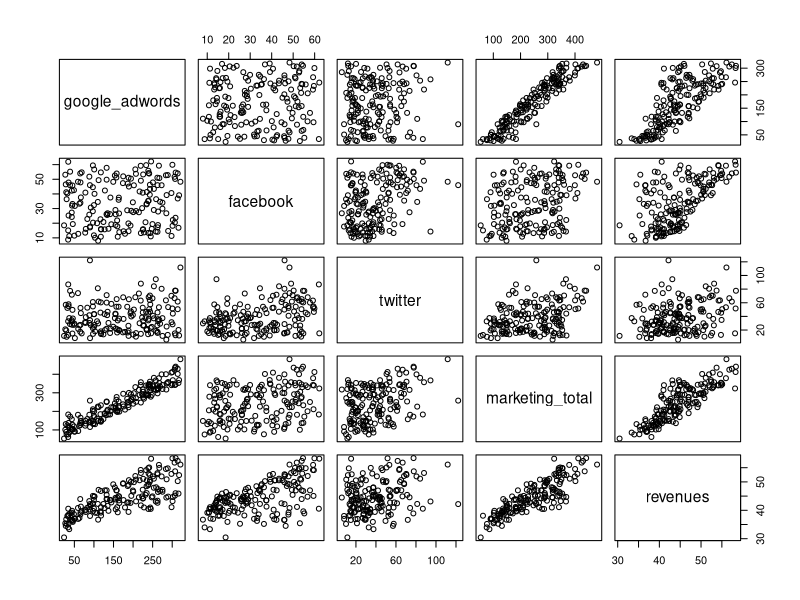
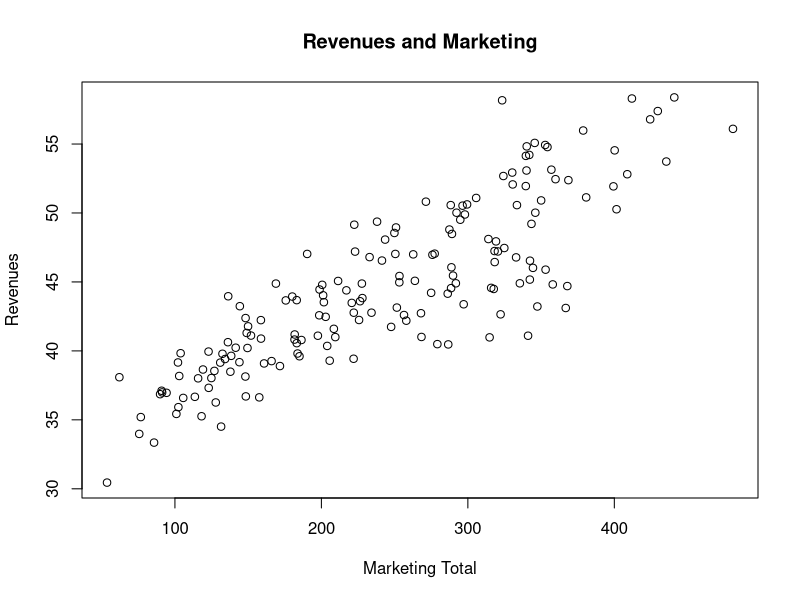
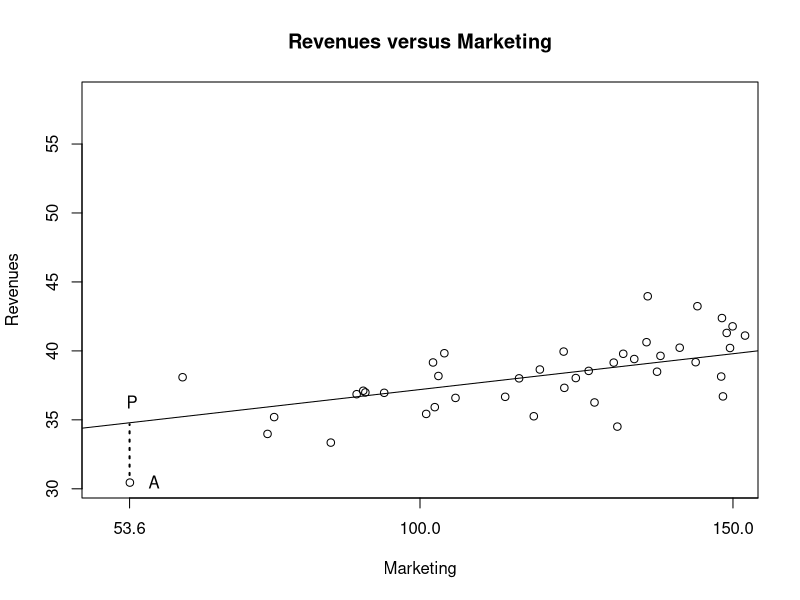
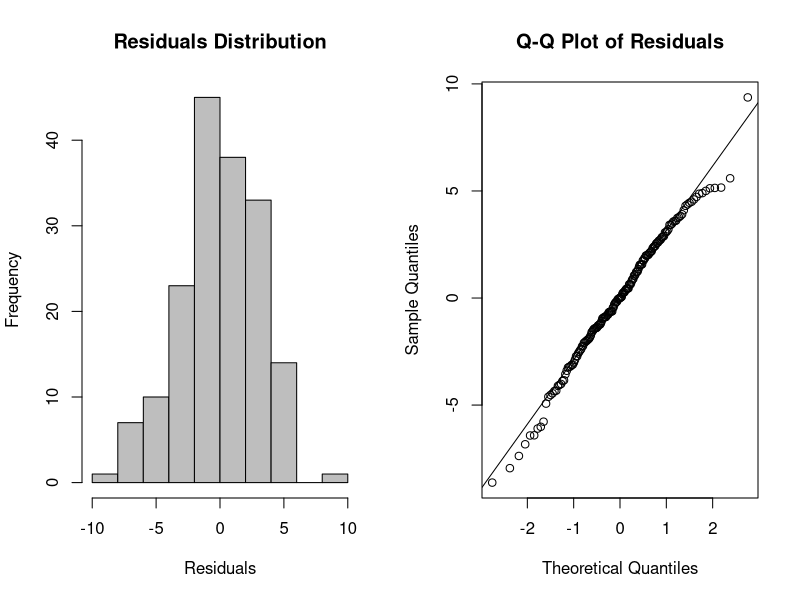
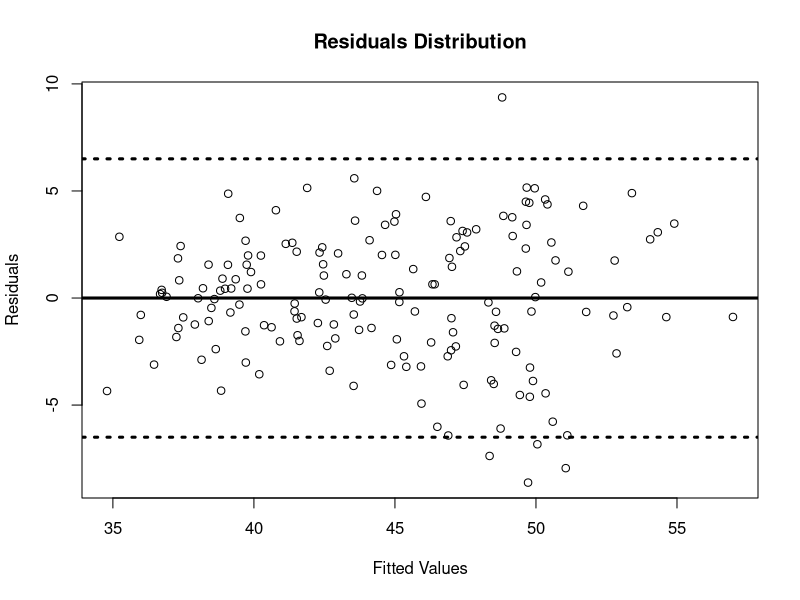
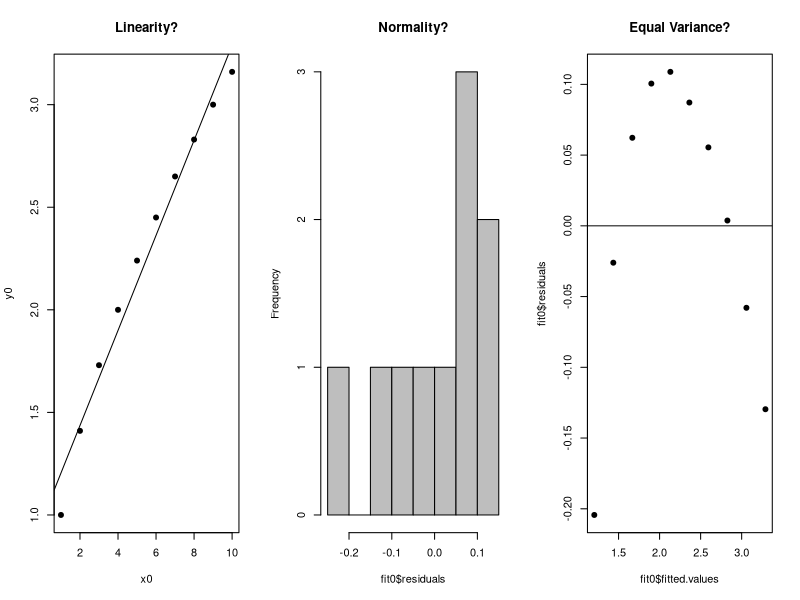
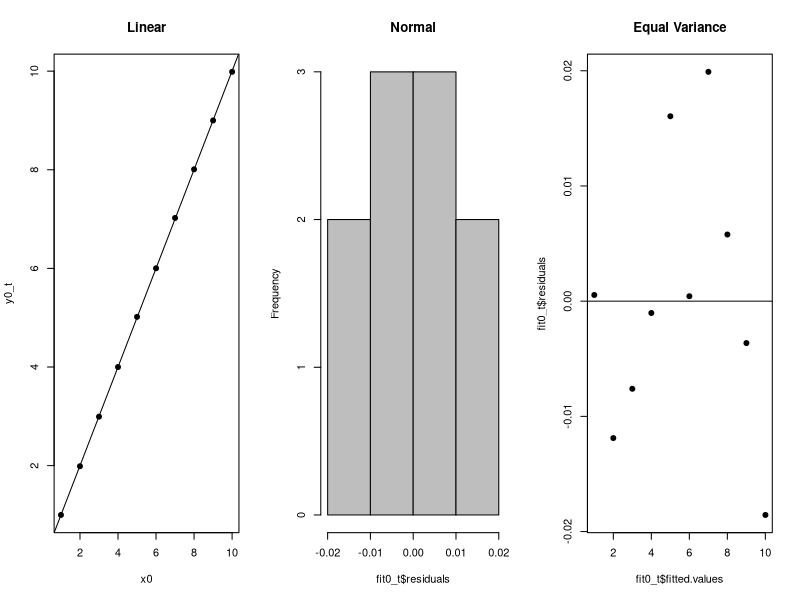

These charts were generated, in order, by the following R code: (Note: this script raises an error after producing the figures.)
# Copyright 2016 Packt Publishing

# Introduction to R for Business Intelligence
# Chapter 4 - Linear Regression for Business

message("Introduction to R for Business Intelligence 
        Chapter 4 - Linear Regression for Business
        Copyright (2016) Packt Publishing \n
        Welcome. Let's learn linear regression.")

#
# Understanding Linear Regression

# The lm() function

adverts <- read.csv("./data/Ch4_marketing.csv"); str(adverts)

pairs(adverts)
plot(adverts$marketing_total, adverts$revenues, ylab = "Revenues", 
     xlab = "Marketing Total", main = "Revenues and Marketing")

# Simple linear regression (SLR)

model1 <- lm(revenues ~ marketing_total, data = adverts)
model1

# Residuals

plot(adverts$marketing_total, adverts$revenues, 
     ylab = "Revenues", xlab = "Marketing",
     main = "Revenues versus Marketing", 
     xlim = c(50, 150), xaxt = "n")
abline(model1)
segments(x0 = 53.6, y0 = 31.0, x1 = 53.6, y1 =34.68, lwd = 2,
         lty = 3)
text(x = 57.5, y = 30.5, labels = "A")
text(x = 54.0, y = 36.3, labels = "P")
axis(1, at = c(53.6, 100, 150, 200, 250)) 

#
# Checking Model Assumptions

# Normality

par(mfrow = c(1, 2))
hist(model1$residuals, xlab = "Residuals", col = "gray",
     main = "Residuals Distribution")

qqnorm(model1$residuals, main = "Q-Q Plot of Residuals")
qqline(model1$residuals) 

# Equal variance

par(mfrow = c(1, 1))
plot(model1$fitted.values, model1$residuals, ylab = "Residuals",
     xlab = "Fitted Values", main = "Residuals Distribution")
abline(0, 0, lwd = 3); abline(h = c(-6.5, 6.5), lwd = 3, lty = 3)

#
# Using a Simple Linear Regression

# Interpreting model output

summary(model1)

# Predicting unknown outputs with an SLR

range(adverts$marketing_total)

if(!require("dplyr")) install.packages("dplyr")
suppressMessages(suppressWarnings(library(dplyr)))
select(adverts, marketing_total) %>% filter(marketing_total > 430)

newdata <- data.frame(marketing_total = 460)
predict.lm(model1, newdata, interval = "predict")

predict.lm(model1, newdata, level = 0.99, interval = "predict")
predict.lm(model1, newdata, level = 0.90, interval = "predict")

newdata = data.frame(marketing_total = c(450, 460, 470))
predict.lm(model1, newdata, interval = "predict")

# Working with Big Data using confidence intervals

set.seed(4510)
market_sample <- sample_frac(adverts, 0.30, replace = FALSE)
samp_model <- lm(revenues ~ marketing_total, 
                 data = market_sample)
samp_model
confint(samp_model)

#
# Refining Data for Simple Linear Regression

x0 <- c(1, 2, 3, 4, 5, 6, 7, 8, 9, 10)
y0 <- c(1.00, 1.41, 1.73, 2.00, 2.24,
        2.45, 2.65, 2.83, 3.00, 3.16)
fit0 <- lm(y0 ~ x0)

par(mfrow = c(1, 3))
plot(x0, y0, pch = 19, main = "Linearity?"); abline(fit0)
hist(fit0$residuals, main = "Normality?", col = "gray")
plot(fit0$fitted.values, fit0$residuals, 
     main = "Equal Variance?", pch = 19); abline(h = 0)

# Transforming data

y0_t <- y0^2
fit0_t <- lm(y0_t ~ x0)

plot(x0, y0_t, pch = 19, main = "Linear"); abline(fit0_t)
hist(fit0_t$residuals, main = "Normal", col = "gray")
plot(fit0_t$fitted.values, fit0_t$residuals, 
     main = "Equal Variance", pch = 19); abline(h = 0)
par(mfrow = c(1, 1))

if(!require("MASS")) install.packages("MASS")
suppressMessages(suppressWarnings(library(MASS)))
boxcox(fit0)

x1 <- c(1, 5, 15, 30, 60, 120, 240, 480,
        720, 1440, 2880, 5760, 10080)
y1 <- c(0.84, 0.71, 0.61, 0.56, 0.54, 0.47,
        0.45, 0.38, 0.36, 0.26, 0.2, 0.16, 0.08)
fit1 <- lm(y1 ~ x1)

par(mfrow = c(1, 3))
plot(x1, y1, pch = 19, main = "Linearity?"); abline(fit1)
hist(fit1$residuals, main = "Normality?", col = "gray")
plot(fit1$fitted.values, fit1$residuals, 
     main = "Equal Variance?", pch = 19); abline(h = 0)

x1_t <- log(x1)
fit1_t <- lm(y1 ~ x1_t)

plot(x1_t, y1, pch = 19, main = "Linear"); abline(fit1_t)
hist(fit1_t$residuals, main = "Normal", col = "gray")
plot(fit1_t$fitted.values, fit1_t$residuals, 
     main = "Equal Variance", pch = 19); abline(h = 0)

# Handling outliers and influential points

x2 <- 1:20
y2 <- c(1:10, 4, 12:20)
fit2 <- lm(y2 ~ x2)

x3 <- c(1:20, 30)
y3 <- c(0.4, 2.2, 2.2, 5.6, 5.3, 5.2, 7.5, 8.7, 9.6, 9.7, 12.5,
        12.4, 12.4, 11.8, 16.1, 16, 17, 18.9, 19.8, 20.6, 30.0)
fit3 <-lm(y3 ~ x3)

par(mfrow = c(1, 2))
plot(x2, y2, pch = 19, main = "Outlier is Influential")
abline(fit2)
plot(x3, y3, pch = 19, main = "Outlier is not Influential")
abline(fit3)

#------------
# You practice

x4 <- c(1:20)
y4 <- c(0.4, 2.2, 2.2, 5.6, 5.3, 5.2, 7.5, 8.7,
        9.6, 9.7, 12.5, 12.4, 12.4, 12.8, 16.1,
        16.0, 17.0, 11.5, 19.8, 20.6)
fit4 <- lm(y4 ~ x4)

par(mfrow = c(1, 1))
plot(x4, y4, pch = 19, col = "blue")
abline(fit4)
summary(fit4)

x4_t <- x4[-18]
y4_t <-y4[-18]
fit4_t <- lm(y4_t ~ x4_t)
summary(fit4_t)

par(mfrow = c(2, 2))
plot(fit4)
#------------

#
# Introduction to Multiple Linear Regression

model2 <- lm(revenues ~ google_adwords + facebook + twitter,
             data = adverts)

plot(model2)
summary(model2)
